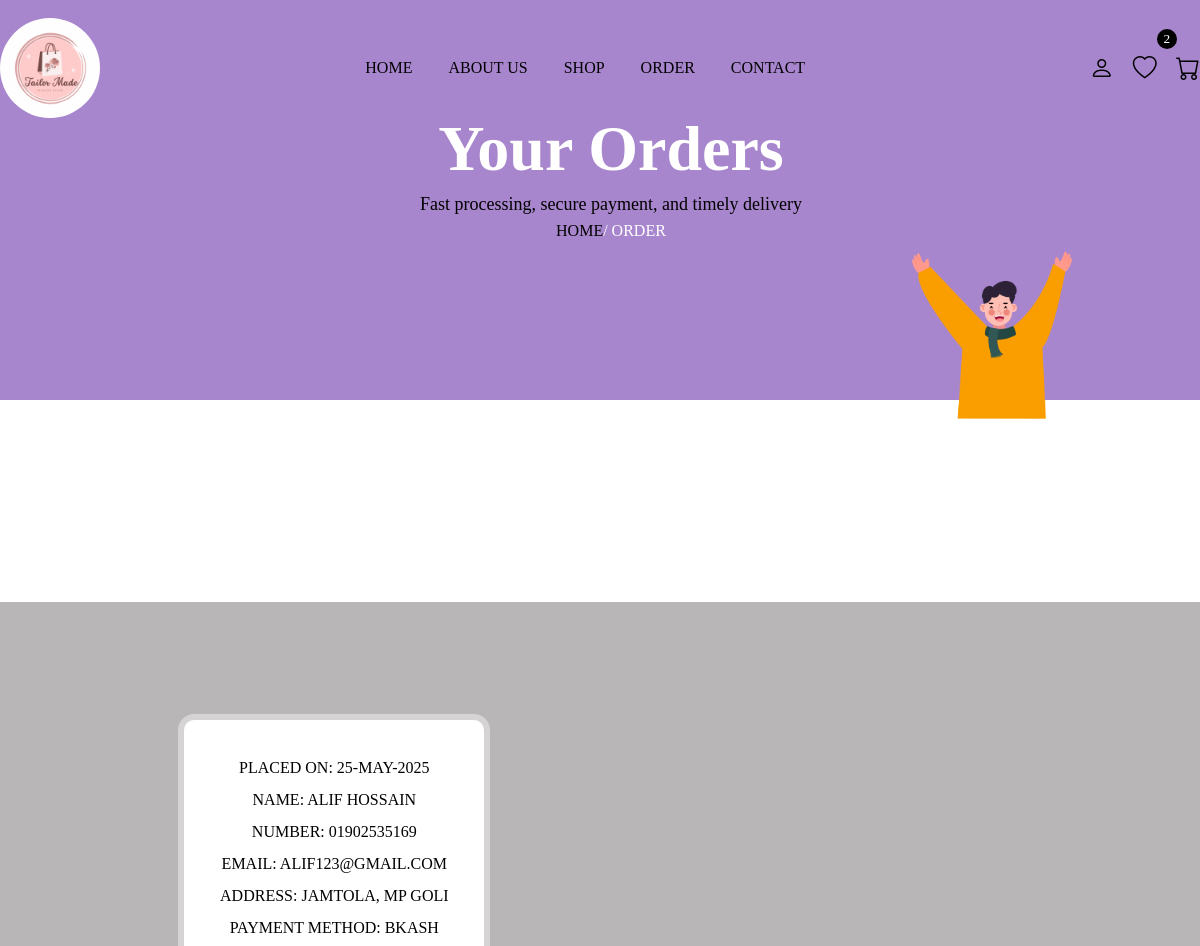
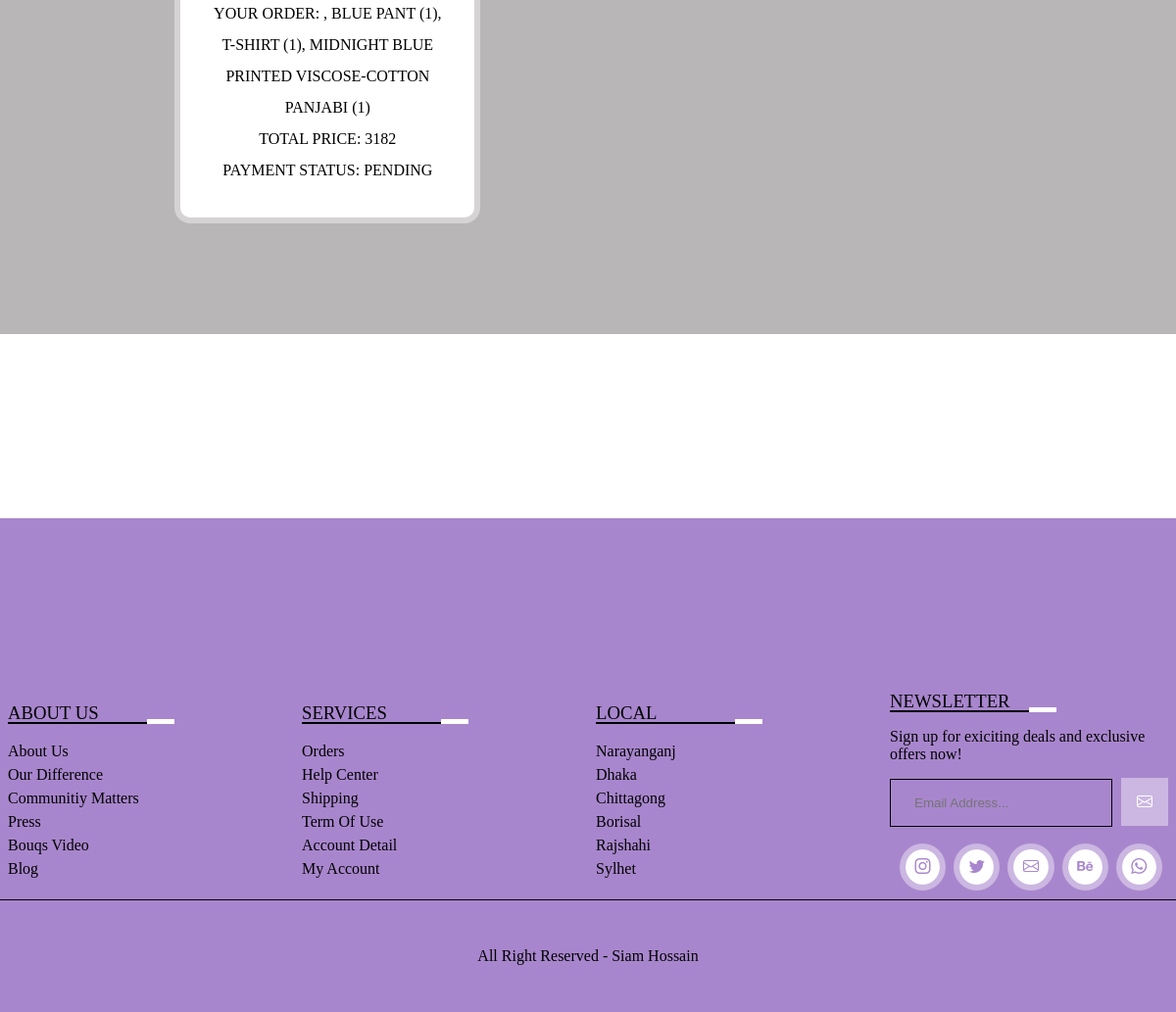
Screenshot of /Backend/order.php (signed in) with the database file from the repository (2 pictures, top to bottom).
### tables this page shows
CREATE TABLE `order` (
  `id` int(255) NOT NULL,
  `user_id` int(255) NOT NULL,
  `name` varchar(255) NOT NULL,
  `number` varchar(255) NOT NULL,
  `email` varchar(255) NOT NULL,
  `method` varchar(255) NOT NULL,
  `address` varchar(255) NOT NULL,
  `total_products` varchar(255) NOT NULL,
  `total_price` varchar(255) NOT NULL,
  `placed_on` varchar(255) NOT NULL,
  `payment_status` varchar(255) NOT NULL DEFAULT 'pending'
);

### Backend/order.php (the view, shortened to what this page needs)
<?php
    include 'connection.php';
    $user_id = isset($_SESSION['user_id']) ? $_SESSION['user_id'] : null;
?>
<!DOCTYPE html>
<html lang="en">
<head>
    <link rel="stylesheet" href="https://cdn.jsdelivr.net/npm/bootstrap-icons@1.9.1/font/bootstrap-icons.css">
</head>
<body>
<?php include 'header.php'; ?>
<div class="banner">
      <div class="banner">
        <div class="detail">
                <h1>your orders</h1>
                <p>Fast processing, secure payment, and timely delivery</p>
                <a href="index.php">home</a><span>/ order</span>
            </div>
</div>
<div class="shop">
    <div class="shop-content">
        <?php
        $select_orders=mysqli_query($conn,"SELECT * FROM `order` WHERE user_id='$user_id'") or die('query failed');
        if(mysqli_num_rows($select_orders)>0){
            while($fetch_orders=mysqli_fetch_assoc($select_orders)){
        ?>
        <div class="card">
              <p>placed on: <span><?php echo $fetch_orders['placed_on']; ?></span></p>
              <p>name: <span><?php echo $fetch_orders['name']; ?></span></p>
              <p>number: <span><?php echo $fetch_orders['number']; ?></span></p>
              <p>email: <span><?php echo $fetch_orders['email']; ?></span></p>
              <p>address: <span><?php echo $fetch_orders['address']; ?></span></p>
              <p>payment method: <span><?php echo $fetch_orders['method']; ?></span></p>
              <p>your order: <span><?php echo $fetch_orders['total_products']; ?></span></p>
              <p>total price: <span><?php echo $fetch_orders['total_price']; ?></span></p>
              <p>payment status: <span><?php echo $fetch_orders['payment_status']; ?></span></p>
        </div>
        <?php
           }
          }else{
            echo '
              <div class="empty">
              <p>no orders placed yet!</p>
              </div>
              ';
        }
        ?>
    </div>
</div>
<?php include 'footer.php'; ?>
</body>
</html>

### Frontend/style.css (style rules this page uses)
* { margin: 0; padding: 0; box-sizing: border-box; }
:root { --box-shadow: 0px 0px 0px 6px rgb(255 255 255/40%); --orange: rgb(168, 134, 205); }
a { text-decoration: none; }
.banner { background: var(--orange); width: 100%; height: 50vh; position: relative; z-index: 1; }
.banner::before { position: absolute; content: ''; bottom: -18%; right: 0; background-image: url('img/14.png'); width: 316px; height: 245px; background-size: 216px; background-repeat: no-repeat; }
.banner .detail { position: absolute; padding: 7rem 0; left: 35%; text-align: center; z-index: 200; }
.banner .detail h1 { font-size: 4rem; color: #fff; text-transform: capitalize; }
.banner .detail p { font-size: 18px; line-height: 2; }
.banner .detail a { text-transform: uppercase; color: #000; }
.banner .detail span { color: #fff; }

### rows the page displays
order: placed_on "25-MAY-2025", name "ALIF HOSSAIN", number "01902535169", email "ALIF123@GMAIL.COM", address "JAMTOLA, MP GOLI", method "BKASH", total_products ", BLUE PANT (1), T-SHIRT (1), MIDNIGHT BLUE PRINTED VISCOSE-COTTON PANJABI (1)", total_price "3182", payment_status "PENDING"

### other values shown
$wishlist_num_rows "2"
